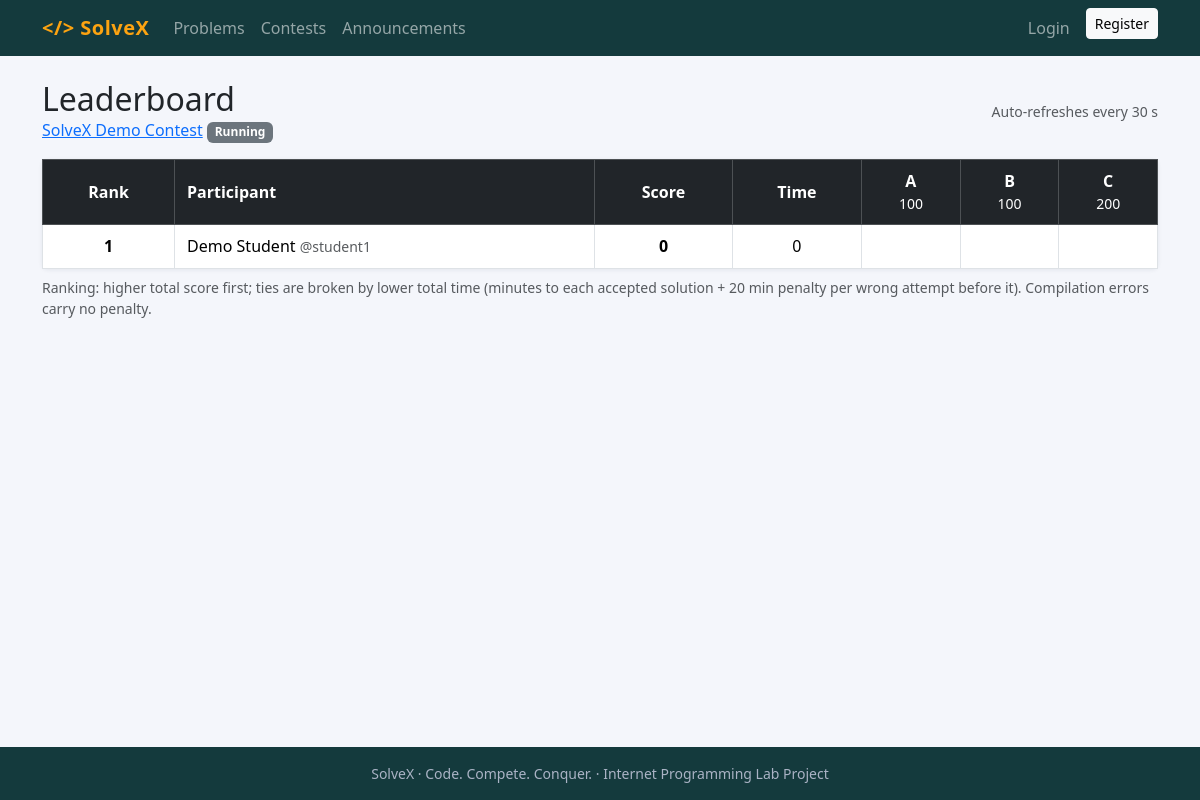
The app's page /leaderboard.php?id=1 with its own data.
### tables this page shows
CREATE TABLE contests (
  id          INT UNSIGNED AUTO_INCREMENT PRIMARY KEY,
  title       VARCHAR(150) NOT NULL,
  description TEXT,
  start_time  DATETIME NOT NULL,
  end_time    DATETIME NOT NULL,
  created_by  INT UNSIGNED NULL,
  created_at  DATETIME NOT NULL DEFAULT CURRENT_TIMESTAMP,
  INDEX idx_contest_time (start_time, end_time),
  FOREIGN KEY (created_by) REFERENCES users(id) ON DELETE SET NULL
);

CREATE TABLE contest_problems (
  id         INT UNSIGNED AUTO_INCREMENT PRIMARY KEY,
  contest_id INT UNSIGNED NOT NULL,
  problem_id INT UNSIGNED NOT NULL,
  label      VARCHAR(5) NOT NULL,
  points     INT UNSIGNED NOT NULL DEFAULT 100,
  UNIQUE KEY uq_cp_problem (contest_id, problem_id),
  UNIQUE KEY uq_cp_label (contest_id, label),
  FOREIGN KEY (contest_id) REFERENCES contests(id) ON DELETE CASCADE,
  FOREIGN KEY (problem_id) REFERENCES problems(id) ON DELETE CASCADE
);

CREATE TABLE users (
  id            INT UNSIGNED AUTO_INCREMENT PRIMARY KEY,
  full_name     VARCHAR(100) NOT NULL,
  username      VARCHAR(30)  NOT NULL UNIQUE,
  email         VARCHAR(150) NOT NULL UNIQUE,
  university_id VARCHAR(30)  NOT NULL,
  department    VARCHAR(80)  NOT NULL,
  password_hash VARCHAR(255) NOT NULL,
  role          ENUM('student','admin') NOT NULL DEFAULT 'student',
  created_at    DATETIME NOT NULL DEFAULT CURRENT_TIMESTAMP,
  INDEX idx_university_id (university_id)
);

### includes/db.php (called while the page is built, shortened)
<?php
function db(): PDO {
    static $pdo = null;
    if ($pdo === null) {
        $pdo = new PDO('mysql:host=' . DB_HOST . ';dbname=' . DB_NAME . ';charset=utf8mb4', DB_USER, DB_PASS, [
            PDO::ATTR_ERRMODE            => PDO::ERRMODE_EXCEPTION,
            PDO::ATTR_DEFAULT_FETCH_MODE => PDO::FETCH_ASSOC,
            PDO::ATTR_EMULATE_PREPARES   => false,
        ]);
        $pdo->exec("SET time_zone = '" . DB_TZ . "'");
    }
    return $pdo;
}
function q(string $sql, array $params = []): PDOStatement {
    $st = db()->prepare($sql);
    $st->execute($params);
    return $st;
}

### includes/functions.php (called while the page is built, shortened)
<?php
require_once __DIR__ . '/db.php';
function e($v): string { return htmlspecialchars((string)$v, ENT_QUOTES | ENT_SUBSTITUTE, 'UTF-8'); }
function url(string $path = ''): string { return BASE_URL . '/' . ltrim($path, '/'); }
function current_user(): ?array {
    static $u = false;
    if ($u === false) {
        $u = null;
    }
    return $u;
}
function get_contest(int $id): ?array {
    return q('SELECT ' . CONTEST_COLS . ' FROM contests c WHERE c.id = ?', [$id])->fetch() ?: null;
}
function contest_standings(array $contest): array {
    $cid = (int)$contest['id'];
    $problems = q('SELECT cp.problem_id, cp.label, cp.points, p.title FROM contest_problems cp JOIN problems p ON p.id = cp.problem_id WHERE cp.contest_id = ? ORDER BY cp.label', [$cid])->fetchAll();
    $users = q('SELECT u.id, u.full_name, u.username, u.university_id FROM registrations r JOIN users u ON u.id = r.user_id WHERE r.contest_id = ?', [$cid])->fetchAll();
    $rows = [];
    foreach ($users as $u) $rows[$u['id']] = ['user' => $u, 'score' => 0, 'time' => 0, 'cells' => []];
    $subs = q("SELECT user_id, problem_id, verdict, TIMESTAMPDIFF(SECOND, ?, submitted_at) AS t FROM submissions
               WHERE contest_id = ? AND submitted_at BETWEEN ? AND ? AND verdict NOT IN ('Pending','Judging','Compilation Error')
               ORDER BY id", [$contest['start_time'], $cid, $contest['start_time'], $contest['end_time']])->fetchAll();
    $rows = array_values($rows);
    usort($rows, fn($a, $b) => [$b['score'], $a['time']] <=> [$a['score'], $b['time']] ?: strcmp($a['user']['username'], $b['user']['username']));
    $rank = 0; $prev = null;
    foreach ($rows as $i => &$r) {
        $key = $r['score'] . ':' . $r['time'];
        if ($key !== $prev) { $rank = $i + 1; $prev = $key; }
    }
    return ['problems' => $problems, 'rows' => $rows];
}

### leaderboard.php (the view, shortened to what this page needs)
<?php
require __DIR__ . '/includes/functions.php';
$cid = (int)($_GET['id'] ?? 0);
$c = get_contest($cid);
$data = contest_standings($c);
require __DIR__ . '/includes/header.php';
?>
<div class="d-flex flex-wrap justify-content-between align-items-center mb-3">
  <div><h2 class="mb-0">Leaderboard</h2><a href="<?= url('contest.php?id=' . $cid) ?>"><?= e($c['title']) ?></a> <span class="badge text-bg-secondary"><?= $st ?></span></div>
  <?php if ($st === 'Running'): ?><div id="lb-refresh" class="small text-muted">Auto-refreshes every 30 s</div><?php endif; ?>
</div>
<div class="card"><div class="table-responsive"><table class="table table-bordered mb-0 lb">
  <thead class="table-dark"><tr><th>Rank</th><th class="left">Participant</th><th>Score</th><th>Time</th>
    <?php foreach ($data['problems'] as $p): ?><th title="<?= e($p['title']) ?>"><?= e($p['label']) ?><div class="small fw-normal"><?= (int)$p['points'] ?></div></th><?php endforeach; ?></tr></thead>
  <tbody>
  <?php foreach ($data['rows'] as $r): $me = $u && $u['id'] == $r['user']['id']; ?>
    <tr class="<?= $r['rank'] === 1 && $r['score'] > 0 ? 'rank-1' : '' ?> <?= $me ? 'table-primary' : '' ?>">
      <td class="fw-bold"><?= (int)$r['rank'] ?></td>
      <td class="left"><?= e($r['user']['full_name']) ?> <span class="text-muted small">@<?= e($r['user']['username']) ?></span></td>
      <td class="fw-bold"><?= (int)$r['score'] ?></td><td><?= (int)$r['time'] ?></td>
      <?php foreach ($data['problems'] as $p): $cell = $r['cells'][$p['problem_id']] ?? null; ?>
        <td class="<?= $cell && $cell['ac'] !== null ? 'cell-ac' : ($cell ? 'cell-wa' : '') ?>">
          <?php if ($cell && $cell['ac'] !== null): ?>+<?= $cell['wrong'] ? $cell['wrong'] : '' ?><div class="small"><?= (int)$cell['ac'] ?>′</div>
          <?php elseif ($cell): ?>−<?= (int)$cell['wrong'] ?><?php endif; ?></td>
      <?php endforeach; ?>
    </tr>
  <?php endforeach; if (!$data['rows']): ?><tr><td colspan="<?= 4 + count($data['problems']) ?>" class="text-center text-muted py-4">No participants yet.</td></tr><?php endif; ?>
  </tbody></table></div></div>
<p class="small text-muted mt-2">Ranking: higher total score first; ties are broken by lower total time (minutes to each accepted solution + <?= WRONG_PENALTY_MIN ?> min penalty per wrong attempt before it). Compilation errors carry no penalty.</p>
<?php require __DIR__ . '/includes/footer.php'; ?>

### assets/css/style.css (style rules this page uses)
:root { --sx-dark: #143a3d; --sx-accent: #fca311; }
body { background: #f4f6fb; min-height: 100vh; display: flex; flex-direction: column; }
.card { border: 0; box-shadow: 0 1px 4px rgba(20,33,61,.08); }
.lb td, .lb th { text-align: center; vertical-align: middle; }
.lb td.left, .lb th.left { text-align: left; }
.table > :not(caption) > * > * { padding: .6rem .75rem; }

### records on screen
contests: title "SolveX Demo Contest"
contest_problems: label "A", points "100"
contest_problems: label "B", points "100"
contest_problems: label "C", points "200"
users: full_name "Demo Student", username "student1"

### other values on screen
APP_NAME "SolveX"
$label "Problems Contests Announcements Login"
$st "Running"
$r['rank'] "1"
$r['score'] "0"
$r['time'] "0"
WRONG_PENALTY_MIN "20"
